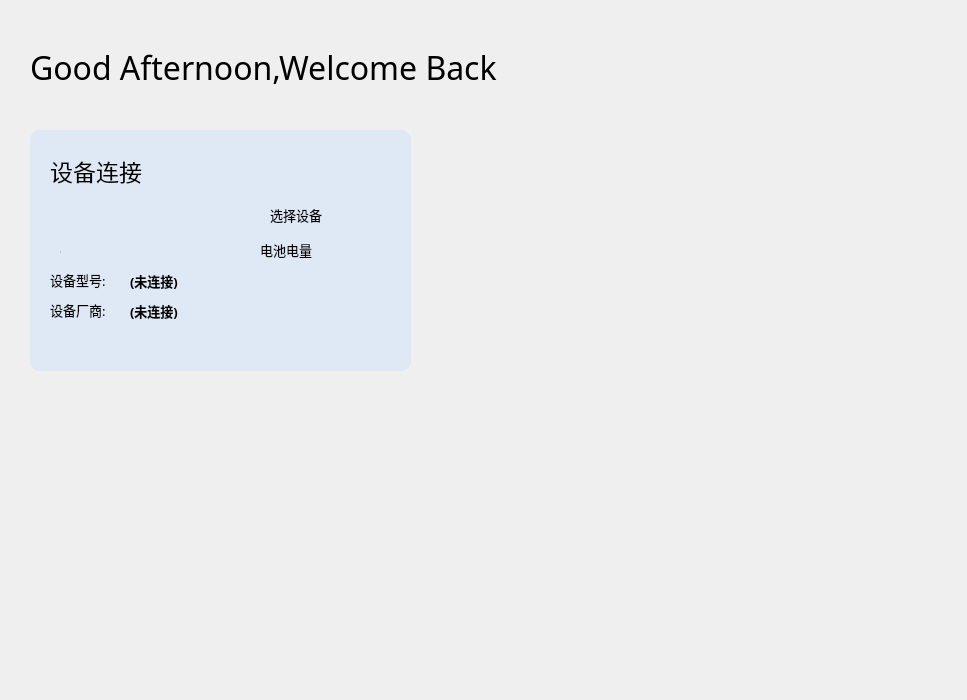
<?xml version="1.0" encoding="UTF-8"?>
<ui version="4.0">
 <class>Frame</class>
 <widget class="QFrame" name="Frame">
  <property name="geometry">
   <rect>
    <x>0</x>
    <y>0</y>
    <width>967</width>
    <height>700</height>
   </rect>
  </property>
  <property name="windowTitle">
   <string>Frame</string>
  </property>
  <widget class="LargeTitleLabel" name="LargeTitleLabel">
   <property name="geometry">
    <rect>
     <x>30</x>
     <y>40</y>
     <width>591</width>
     <height>54</height>
    </rect>
   </property>
   <property name="font">
    <font>
     <family>HarmonyOS Sans SC</family>
     <pointsize>24</pointsize>
     <weight>50</weight>
     <bold>false</bold>
    </font>
   </property>
   <property name="text">
    <string>Good Afternoon,Welcome Back</string>
   </property>
  </widget>
  <widget class="IconWidget" name="IconWidget">
   <property name="geometry">
    <rect>
     <x>630</x>
     <y>40</y>
     <width>50</width>
     <height>50</height>
    </rect>
   </property>
   <property name="maximumSize">
    <size>
     <width>50</width>
     <height>50</height>
    </size>
   </property>
  </widget>
  <widget class="QWidget" name="widget" native="true">
   <property name="geometry">
    <rect>
     <x>30</x>
     <y>130</y>
     <width>381</width>
     <height>241</height>
    </rect>
   </property>
   <property name="styleSheet">
    <string notr="true">border-radius: 10px;border-style: outset;
border: 2px rgb(190, 206, 221);
background-color: rgb(223, 232, 245);</string>
   </property>
   <widget class="TitleLabel" name="TitleLabel">
    <property name="geometry">
     <rect>
      <x>20</x>
      <y>20</y>
      <width>121</width>
      <height>41</height>
     </rect>
    </property>
    <property name="font">
     <font>
      <family>HarmonyOS Sans SC</family>
      <pointsize>17</pointsize>
      <weight>50</weight>
      <bold>false</bold>
     </font>
    </property>
    <property name="text">
     <string>设备连接</string>
    </property>
   </widget>
   <widget class="ComboBox" name="ComboBox">
    <property name="geometry">
     <rect>
      <x>20</x>
      <y>70</y>
      <width>201</width>
      <height>32</height>
     </rect>
    </property>
   </widget>
   <widget class="StrongBodyLabel" name="StrongBodyLabel">
    <property name="geometry">
     <rect>
      <x>240</x>
      <y>75</y>
      <width>111</width>
      <height>19</height>
     </rect>
    </property>
    <property name="font">
     <font>
      <family>HarmonyOS Sans SC</family>
      <pointsize>10</pointsize>
      <weight>50</weight>
      <bold>false</bold>
     </font>
    </property>
    <property name="text">
     <string>选择设备</string>
    </property>
   </widget>
   <widget class="ProgressBar" name="ProgressBar">
    <property name="geometry">
     <rect>
      <x>30</x>
      <y>120</y>
      <width>181</width>
      <height>4</height>
     </rect>
    </property>
   </widget>
   <widget class="StrongBodyLabel" name="StrongBodyLabel_2">
    <property name="geometry">
     <rect>
      <x>230</x>
      <y>110</y>
      <width>111</width>
      <height>19</height>
     </rect>
    </property>
    <property name="font">
     <font>
      <family>HarmonyOS Sans SC</family>
      <pointsize>10</pointsize>
      <weight>50</weight>
      <bold>false</bold>
     </font>
    </property>
    <property name="text">
     <string>电池电量</string>
    </property>
   </widget>
   <widget class="StrongBodyLabel" name="StrongBodyLabel_3">
    <property name="geometry">
     <rect>
      <x>20</x>
      <y>140</y>
      <width>111</width>
      <height>19</height>
     </rect>
    </property>
    <property name="font">
     <font>
      <family>HarmonyOS Sans SC</family>
      <pointsize>10</pointsize>
      <weight>50</weight>
      <bold>false</bold>
     </font>
    </property>
    <property name="text">
     <string>设备型号:</string>
    </property>
   </widget>
   <widget class="StrongBodyLabel" name="StrongBodyLabel_4">
    <property name="geometry">
     <rect>
      <x>100</x>
      <y>140</y>
      <width>271</width>
      <height>21</height>
     </rect>
    </property>
    <property name="font">
     <font>
      <family>HarmonyOS Sans SC</family>
      <pointsize>10</pointsize>
      <weight>63</weight>
      <bold>true</bold>
     </font>
    </property>
    <property name="text">
     <string>(未连接)</string>
    </property>
   </widget>
   <widget class="StrongBodyLabel" name="StrongBodyLabel_5">
    <property name="geometry">
     <rect>
      <x>20</x>
      <y>170</y>
      <width>111</width>
      <height>19</height>
     </rect>
    </property>
    <property name="font">
     <font>
      <family>HarmonyOS Sans SC</family>
      <pointsize>10</pointsize>
      <weight>50</weight>
      <bold>false</bold>
     </font>
    </property>
    <property name="text">
     <string>设备厂商:</string>
    </property>
   </widget>
   <widget class="StrongBodyLabel" name="StrongBodyLabel_6">
    <property name="geometry">
     <rect>
      <x>100</x>
      <y>170</y>
      <width>271</width>
      <height>21</height>
     </rect>
    </property>
    <property name="font">
     <font>
      <family>HarmonyOS Sans SC</family>
      <pointsize>10</pointsize>
      <weight>75</weight>
      <bold>true</bold>
     </font>
    </property>
    <property name="text">
     <string>(未连接)</string>
    </property>
   </widget>
  </widget>
 </widget>
 <customwidgets>
  <customwidget>
   <class>ComboBox</class>
   <extends>QPushButton</extends>
   <header>qfluentwidgets</header>
  </customwidget>
  <customwidget>
   <class>IconWidget</class>
   <extends>QWidget</extends>
   <header>qfluentwidgets</header>
  </customwidget>
  <customwidget>
   <class>StrongBodyLabel</class>
   <extends>QLabel</extends>
   <header>qfluentwidgets</header>
  </customwidget>
  <customwidget>
   <class>TitleLabel</class>
   <extends>QLabel</extends>
   <header>qfluentwidgets</header>
  </customwidget>
  <customwidget>
   <class>LargeTitleLabel</class>
   <extends>QLabel</extends>
   <header>qfluentwidgets</header>
  </customwidget>
  <customwidget>
   <class>ProgressBar</class>
   <extends>QProgressBar</extends>
   <header>qfluentwidgets</header>
  </customwidget>
 </customwidgets>
 <resources/>
 <connections/>
</ui>
